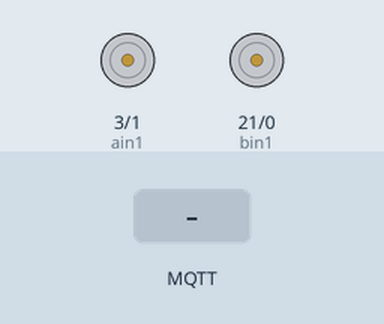
Simulated run of this program. Board: ESP32 board running MicroPython. Parts: motor-driver pin pairs drawn as motors (green arrow = first pin HIGH = forward, orange = second pin HIGH = backward, longer = more drive, scaled by the enable pin). The inputs (shaded band) are chosen by the test bench. WiFi joins after 1.5 s; the clock reads 2024-03-15 10:24:30 at power-on unless the program sets it; no MQTT or app messages arrive unless stated.

Above: at 6.4 s.
6.5 s: MQTT message "up" arrives on the first subscribed topic
At 7.7 s:
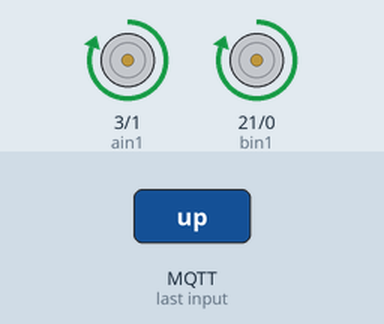
8.0 s: MQTT message "left" arrives on the first subscribed topic
At 9.1 s:
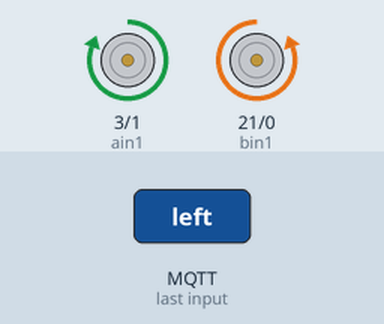
9.5 s: MQTT message "down" arrives on the first subscribed topic
At 10.3 s:
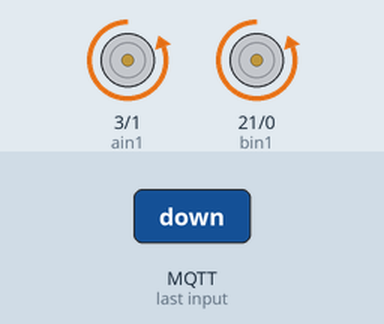
11.0 s: MQTT message "right" arrives on the first subscribed topic
At 11.4 s:
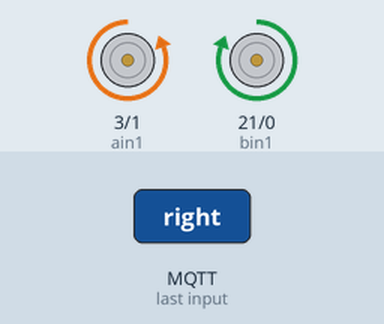
12.5 s: MQTT message "leftup" arrives on the first subscribed topic
At 13.7 s:
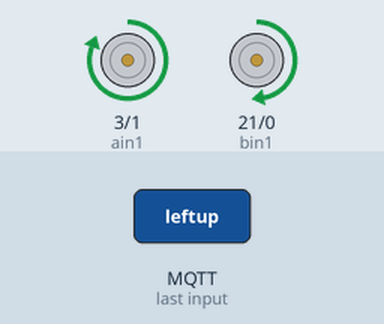
14.0 s: MQTT message "rightup" arrives on the first subscribed topic
At 14.9 s:
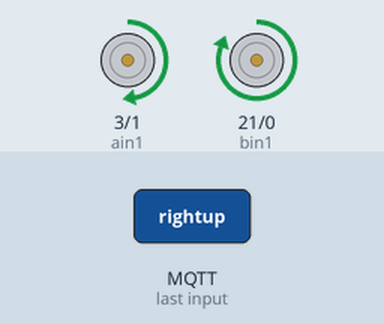
Timing chart, 0 to 16.5 s (numbered marks = the images above; inputs shaded):
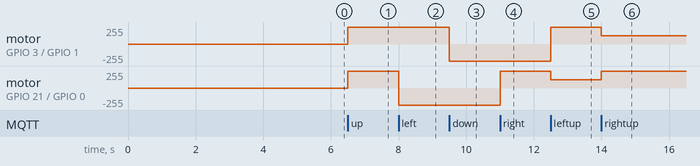

The program:

main.py
```python
import time
from mymq import MsgTransfer
import network
from boot import do_connect
import gc
from motor import seta, setb


def on_message(topic, msg):
    if b'up' == msg:
        # up
        seta(100)
        setb(100)
    elif b'left' == msg:
        # left
        seta(100)
        setb(-100)
    elif b'stop' == msg:
        # stop
        seta(0)
        setb(0)
    elif b'down' == msg:
        # down
        seta(-100)
        setb(-100)
    elif b'right' == msg:
        # right
        seta(-100)
        setb(100)
    elif b'leftup' == msg:
        # left up
        seta(100)
        setb(50)
    elif b'rightup' == msg:
        # right up
        seta(50)
        setb(100)
    elif b'leftdown' == msg:
        # left down
        seta(-100)
        setb(-50)
    elif b'rightdown' == msg:
        # right down
        seta(-50)
        setb(-100)


sta_if = network.WLAN(network.STA_IF)
while not sta_if.isconnected():
    do_connect()

mqtt = MsgTransfer(host=sta_if.ifconfig()[2],
                   mainTopic='button-car',
                   on_message=on_message)

while not mqtt.is_connect:
    mqtt = MsgTransfer(host=sta_if.ifconfig()[2],
                       mainTopic='button-car',
                       on_message=on_message)
    gc.collect()
gc.collect()
# '192.168.137.1', '192.168.137.1'

while True:
    mqtt.loop()
```

mymq.py
```python
import time
from umqtt import simple as mqtt
#import _thread


class MsgTransfer():
    def __init__(self, host='127.0.0.1', port=1883,
                 username='admin', password='public', mainTopic='', on_message=None):
        client_id = 'MCU_' + ''.join(map(str, time.localtime()))
        self.send_topic = '/'.join([mainTopic, 'MCU_data'])
        self.client = mqtt.MQTTClient(client_id, host, port, username, password)  # ClientId不能重复，所以使用当前时间
        self.client.set_callback(on_message)
        self.client.on_connect = self.on_connect
        for i in range(10):
            try:
                self.client.connect()
                self.is_connect = True
                break
            except KeyboardInterrupt:
                raise
            except BaseException as e:
                self.is_connect = False
                print('mqtt connect error', e)
                time.sleep(1)
        if i == 9:
            return
        self.client.subscribe('/'.join([mainTopic, 'UI_data']))
        #_thread.start_new_thread(self.loop, ())

    def on_message(self, topic, msg):
        print(msg.topic, msg.payload)

    def on_connect(self, client, userdata, flags, rc):
        print("Connected with result code " + str(rc))

    def send(self, data):
        self.client.publish(self.send_topic, data)

    def loop(self):
        self.client.check_msg()
```

motor.py
```python
from machine import PWM, Pin

pwma = PWM(Pin(22), freq=1000)
pwmb = PWM(Pin(4), freq=1000)
ain2 = Pin(1, Pin.OUT)
ain1 = Pin(3, Pin.OUT)
bin1 = Pin(21, Pin.OUT)
bin2 = Pin(0, Pin.OUT)

def seta(value):
    if value > 0:
        ain1(1)
        ain2(0)
    elif value < 0:
        ain1(0)
        ain2(1)
        value = - value
    else:
        ain1(0)
        ain2(0)
    pwma.duty(value * 1023 // 100)


def setb(value):
    if value > 0:
        bin1(1)
        bin2(0)
    elif value < 0:
        bin1(0)
        bin2(1)
        value = - value
    else:
        bin1(0)
        bin2(0)
    pwmb.duty(value * 1023 // 100)
```

boot.py
```python
# This file is executed on every boot (including wake-boot from deepsleep)

#import esp

#esp.osdebug(None)

import network
import ntptime
import time
from machine import RTC
import gc

def do_connect():
    sta_if = network.WLAN(network.STA_IF)
    if not sta_if.isconnected():
        sta_if.active(True)
        sta_if.connect("DESKTOP", "12344321")  # Connect to an AP
        time.sleep(5)
        if not sta_if.isconnected():
            sta_if.active(False)
            print("WLAN connect error")
            return

        import webrepl
        webrepl.start()

        for i in range(10):
            try:
                ntptime.settime()
                RTC().init(
                    time.localtime(time.time() + 8 * 3600)[:3] + time.localtime(time.time() + 8 * 3600)[-2:-1] + time.localtime(
                        time.time() + 8 * 3600)[3:-2] + RTC().datetime()[-1:])
                break
            except KeyboardInterrupt:
                raise
            except BaseException as e:
                print("ntp retry", e)


do_connect()
gc.collect()
```

Measured:
- after the input at 6.5 s, motor on GPIO 3 (ain1) / GPIO 1 (ain2), motor on GPIO 21 (bin1) / GPIO 0 (bin2): stopped → forward 255/255 at once
- after the input at 8.0 s, motor on GPIO 21 (bin1) / GPIO 0 (bin2): forward 255/255 → backward 255/255 at once
- after the input at 9.5 s, motor on GPIO 3 (ain1) / GPIO 1 (ain2): forward 255/255 → backward 255/255 at once
- after the input at 11.0 s, motor on GPIO 21 (bin1) / GPIO 0 (bin2): backward 255/255 → forward 255/255 at once
- after the input at 12.5 s, motor on GPIO 3 (ain1) / GPIO 1 (ain2): backward 255/255 → forward 255/255 at once; motor on GPIO 21 (bin1) / GPIO 0 (bin2): forward 255/255 → forward 127/255 at once
- after the input at 14.0 s, motor on GPIO 3 (ain1) / GPIO 1 (ain2): forward 255/255 → forward 127/255 at once; motor on GPIO 21 (bin1) / GPIO 0 (bin2): forward 127/255 → forward 255/255 at once
